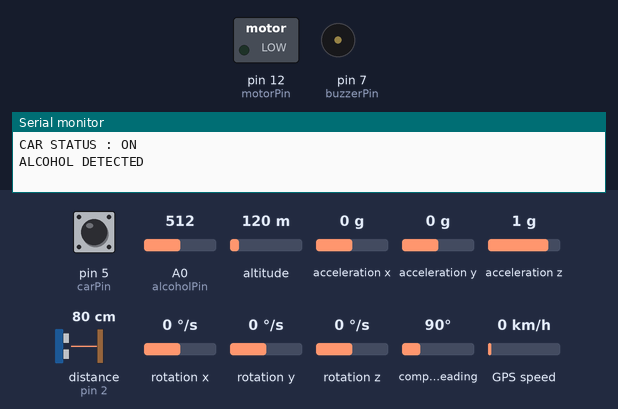
Bench run of a sketch on a simulated Arduino Uno, built with avr-gcc and run on an emulated ATmega328P. Shown: switched loads named in the sketch (green lamp = pin HIGH), buzzer (waves = sounding, pin HIGH), the last lines printed to the serial monitor. Wiring (inferred from the names in the program): ultrasonic range finder: trigger pin 8; echo pin 2. The test bench sets the inputs (shaded band); at power-on: acceleration z 1 g, pin 5 (carPin) HIGH, A0 (alcoholPin) = 512, altitude 120 m, acceleration x 0 g, acceleration y 0 g, distance to the obstacle (sensor on pin 2) 80 cm, rotation x 0 °/s, rotation y 0 °/s, rotation z 0 °/s, compass heading 90°, GPS speed 0 km/h. The echo pulse lasts 58.3 µs per cm; the GPS gets a fix after 3 s at 37.7749, -122.4194 with 8 satellites; the modem accepts every AT command (registered, SIM ready, sends succeed) and sends nothing else; pins used as bus, display or sensor lines are not drawn.

Above: at 7.9 s.
8.0 s: acceleration z set to 0 g
At 22.3 s:
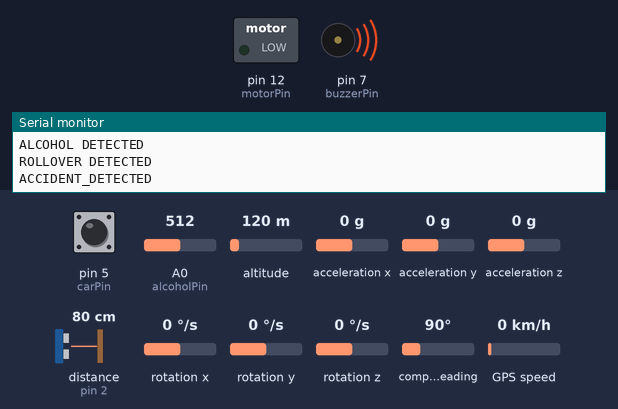
Timing chart, 0 to 71.7 s (numbered marks = the images above; inputs shaded):
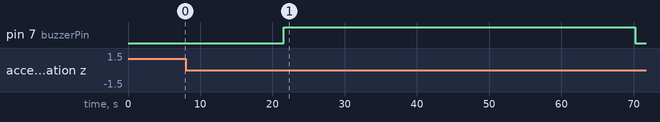

Measured:
- after the input at 8.0 s, pin 7 (buzzerPin): LOW → HIGH after 13.6 s, → LOW 48.6 s later

The sketch:

Final_code.ino
```cpp
#include <SoftwareSerial.h>
#include <TinyGPS++.h>
#include <Wire.h>
#include <MPU6050.h>

// -------- SERIAL --------
SoftwareSerial gpsSerial(4, 3);
SoftwareSerial gsmSerial(10, 11);
TinyGPSPlus gps;

// -------- PINS --------
#define trigPin 8
#define echoPin 2
#define vibrationPin 6
#define alcoholPin A0
#define buzzerPin 7
#define carPin 5
#define motorPin 12

// -------- LIMITS --------
#define SPEED_LIMIT 80
#define ALCOHOL_LIMIT 350
#define DIST_LIMIT 20
// -------- MPU --------
MPU6050 mpu;
int16_t ax, ay, az;
float axg, ayg, azg;

// -------- FLAGS --------
bool accident = false;
bool accidentSent = false;
bool gpsFault = false;
bool gsmFault = false;
bool accelFault = false;

// -------- DATA --------
float speed = 0;
float latitude = 0;
float longitude = 0;
int alcoholValue = 0;
int distance = 0;

// Pre-accident memory
float lastSpeed = 0;
float lastLat = 0;
float lastLon = 0;

// -------- TIMERS --------
unsigned long lastUpload = 0;

// -------- ISR --------
volatile unsigned long startTime = 0, endTime = 0;
volatile bool measurementComplete = false;

void echoISR() {
  if (digitalRead(echoPin))
    startTime = micros();
  else {
    endTime = micros();
    measurementComplete = true;
  }
}

// -------- SETUP --------
void setup() {
  Serial.begin(9600);
  gpsSerial.begin(9600);
  gsmSerial.begin(9600);

  Wire.begin();
  mpu.initialize();

  pinMode(trigPin, OUTPUT);
  pinMode(echoPin, INPUT);
  pinMode(vibrationPin, INPUT);
  pinMode(buzzerPin, OUTPUT);
  pinMode(carPin, INPUT_PULLUP);
  pinMode(motorPin, OUTPUT);

  attachInterrupt(digitalPinToInterrupt(echoPin), echoISR, CHANGE);

  if (!mpu.testConnection()) accelFault = true;

  Serial.println("SYSTEM READY");
}

// -------- LOOP --------
void loop() {

  readGPS();
  readMPU();
  alcoholValue = analogRead(alcoholPin);
  distance = getDistance();

  bool carON = digitalRead(carPin) == HIGH;

  if (carON) {

    Serial.println("CAR STATUS : ON");
    digitalWrite(motorPin, HIGH);

    checkSpeed();
    checkAlcohol();
    checkRashDriving();
    checkAccident();

    if (millis() - lastUpload > 20000) {
      Serial.println("UPLOADING TO THINGSPEAK");
      uploadThingSpeak();
      lastUpload = millis();
    }

  } else {
     Serial.println("CAR STATUS : OFF");
    digitalWrite(motorPin, LOW);
    checkTamper();
  }

  displaySerial();
}

// -------- GPS --------
void readGPS() {
  gpsSerial.listen();

  while (gpsSerial.available())
    gps.encode(gpsSerial.read());

  if (gps.location.isValid()) {
    latitude = gps.location.lat();
    longitude = gps.location.lng();
    gpsFault = false;
  } else gpsFault = true;

  if (gps.speed.isValid())
    speed = gps.speed.kmph();

  // Store last values (pre-accident)
  lastSpeed = speed;
  lastLat = latitude;
  lastLon = longitude;
}

// -------- MPU --------
void readMPU() {
  mpu.getAcceleration(&ax, &ay, &az);

  axg = ax / 16384.0;
  ayg = ay / 16384.0;
  azg = az / 16384.0;
}

// -------- DISTANCE --------
int getDistance() {
  measurementComplete = false;

  digitalWrite(trigPin, LOW);
  delayMicroseconds(5);
  digitalWrite(trigPin, HIGH);
  delayMicroseconds(10);
  digitalWrite(trigPin, LOW);

  unsigned long timeout = millis();

  while (!measurementComplete) {
    if (millis() - timeout > 50) return 400;
  }

  float dist = (endTime - startTime) * 0.034 / 2;

  if (dist < 2 || dist > 400) return 400;

  return (int)dist;
}

// -------- SPEED --------
void checkSpeed() {
  if (speed > SPEED_LIMIT) {
    digitalWrite(buzzerPin, HIGH);
  } else {
    digitalWrite(buzzerPin, LOW);
  }
}

// -------- ALCOHOL --------
void checkAlcohol() {
  if (alcoholValue > ALCOHOL_LIMIT) {
    Serial.println("ALCOHOL DETECTED");
    digitalWrite(motorPin, LOW);
    sendSMS("DRUNK DRIVER ALERT");
  }
}

// -------- RASH DRIVING --------
void checkRashDriving() {
  if (abs(axg) > 2 || abs(ayg) > 2)
    Serial.println("RASH DRIVING");
}

// -------- ACCIDENT --------
void checkAccident() {

  if (distance < DIST_LIMIT || abs(axg) > 3 || abs(ayg) > 3 || abs(azg) > 3) {
    accident = true;
  }

  if (abs(azg) < 0.2) {
    Serial.println("ROLLOVER DETECTED");
    accident = true;
  }

  if (accident && !accidentSent) {

    Serial.println("ACCIDENT_DETECTED");

    digitalWrite(motorPin, LOW);
    digitalWrite(buzzerPin, HIGH);

    sendSMS("ACCIDENT ALERT");
    makeCall();

    uploadThingSpeak();

    accidentSent = true;
  }
}

// -------- TAMPER --------
void checkTamper() {
  if (digitalRead(vibrationPin) == HIGH) {
    Serial.println("TAMPER_ALERT");
    digitalWrite(buzzerPin, HIGH);
    sendSMS("THEFT ALERT");
    delay(2000);
  }
}

// -------- THINGSPEAK --------
void uploadThingSpeak() {

  gsmSerial.listen();

  gsmSerial.println("AT");
  delay(1000);

  gsmSerial.println("AT+SAPBR=1,1");
  delay(3000);

  gsmSerial.println("AT+HTTPINIT");
  delay(1000);

  gsmSerial.print("AT+HTTPPARA=\"URL\",\"http://api.thingspeak.com/update?api_key=PTDJYH6GKDDE55PM");
  gsmSerial.print("&field1="); gsmSerial.print(speed);
  gsmSerial.print("&field2="); gsmSerial.print(distance);
  gsmSerial.print("&field3="); gsmSerial.print(alcoholValue);
  gsmSerial.print("&field4="); gsmSerial.print(latitude,6);
  gsmSerial.print("&field5="); gsmSerial.print(longitude,6);
  gsmSerial.println("\"");

  delay(2000);
  gsmSerial.println("AT+HTTPACTION=0");
  delay(6000);
}

// -------- SMS --------
void sendSMS(const char* msg) {

  gsmSerial.listen();

  gsmSerial.println("AT+CMGF=1");
  delay(1000);

  gsmSerial.println("AT+CMGS=\"+916385401984\"");
  delay(1000);

  gsmSerial.println(msg);

  gsmSerial.print("Speed: "); gsmSerial.println(lastSpeed);
  gsmSerial.print("Location: https://maps.google.com/?q=");
  gsmSerial.print(lastLat,6); gsmSerial.print(",");
  gsmSerial.println(lastLon,6);

  gsmSerial.write(26);
  delay(5000);
}

// -------- CALL --------
void makeCall() {
  gsmSerial.println("ATD+916385401984;");
  delay(15000);
  gsmSerial.println("ATH");
}

// -------- SERIAL --------
void displaySerial() {
  Serial.print("Speed:"); Serial.print(speed);
  Serial.print(" Dist:"); Serial.print(distance);
  Serial.print(" Alcohol:"); Serial.print(alcoholValue);
  Serial.print(" Lat:"); Serial.print(latitude,6);
  Serial.print(" Lon:"); Serial.print(longitude,6);

  Serial.print(" AX:"); Serial.print(axg);
  Serial.print(" AY:"); Serial.print(ayg);
  Serial.print(" AZ:"); Serial.println(azg);
}
```
